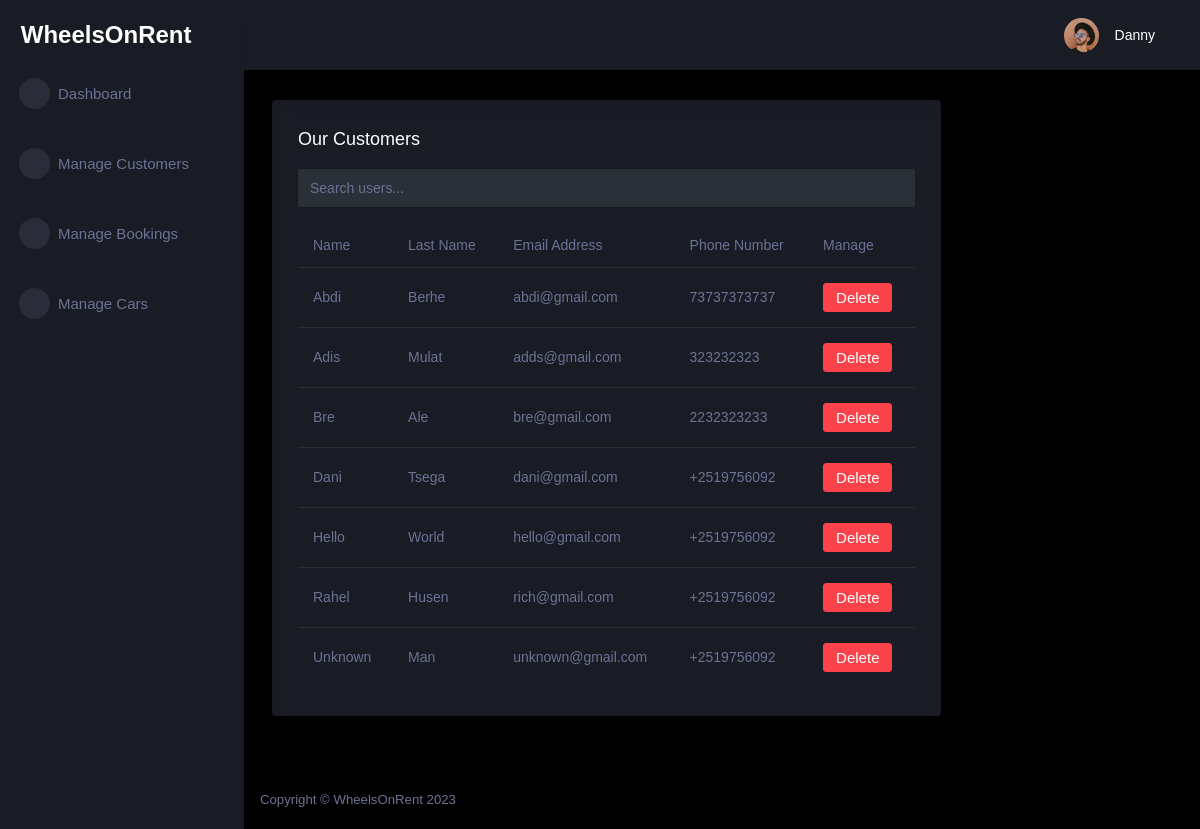
Page /wheels_on_rent/customer/ (signed in) on the earlier database version.
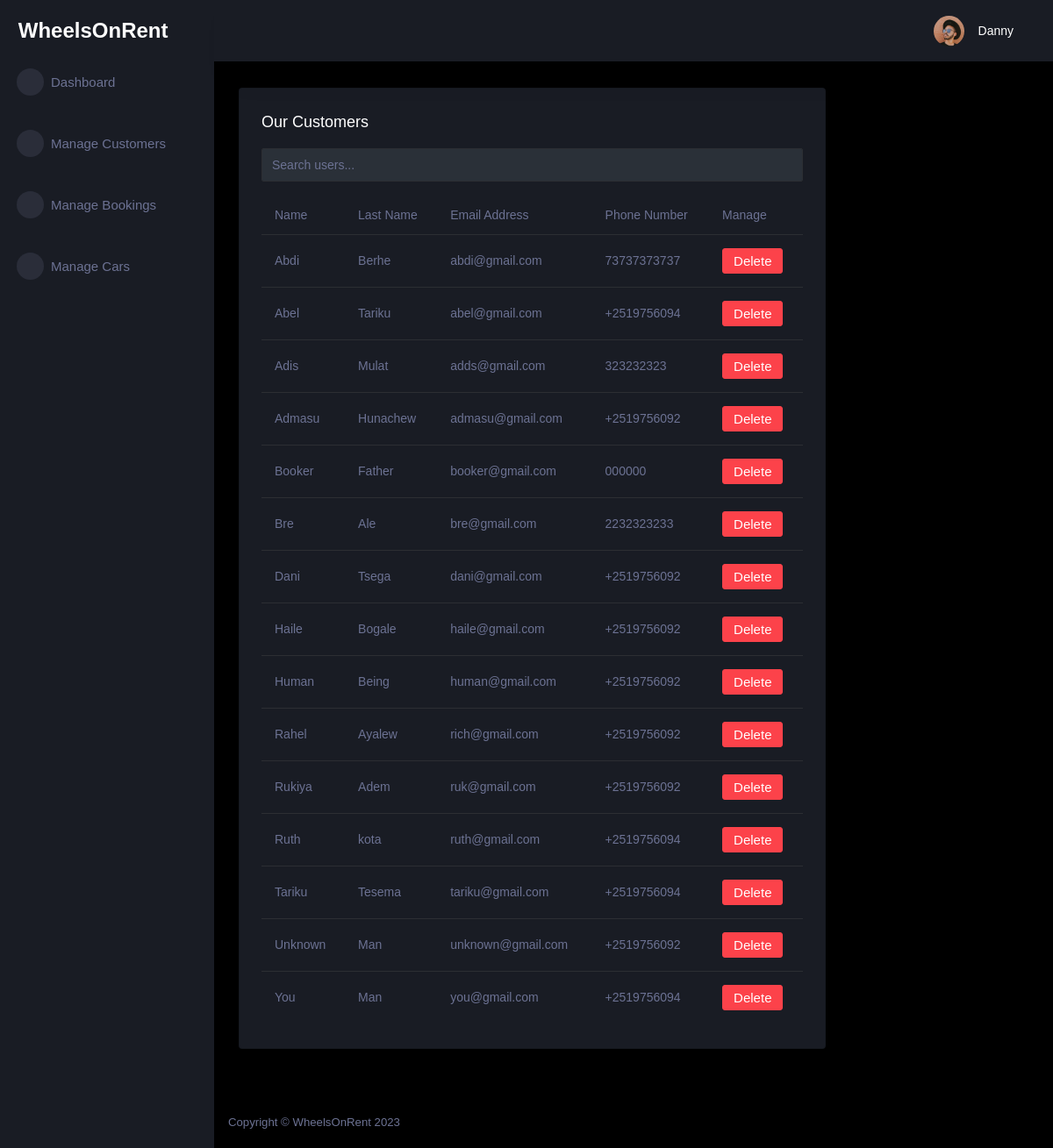
Same page on the later database version.
### tables this page shows
CREATE TABLE customer (
  id INTEGER PRIMARY KEY AUTOINCREMENT,
  name TEXT NOT NULL,
  last_name TEXT NOT NULL,
  phone_number TEXT NOT NULL,
  email TEXT NOT NULL,
  password TEXT NOT NULL,
  role TEXT INTEGER DEFAULT 0
);

### car_app/customer.py (the view)
@bp.route('/')
@login_required
def index():
    db = get_db()
    customers = db.execute(
        'SELECT id, name, last_name, email, phone_number'
        ' FROM customer'
        ' WHERE role = 0'
        ' ORDER BY name ASC'
    ).fetchall()
    return render_template('admin/customer_index.html', customers=customers)

### car_app/customer.py (called while the page is built)
@bp.before_app_request
def load_logged_in_customer():
    customer_id = session.get('customer_id')
    if customer_id is None:
        g.customer = None
    else:
        g.customer = get_db().execute(
            'SELECT * FROM customer WHERE id = ?', (customer_id,)
        ).fetchone()

@bp.after_request
def add_header(response):
    response.headers['Cache-Control'] = 'no-store, no-cache, must-revalidate, max-age=0'
    response.headers['Pragma'] = 'no-cache'
    response.headers['Expires'] = '0'
    return response

def login_required(view):
    @functools.wraps(view)
    def wrapped_view(**kwargs):
        if g.customer is None:
            return redirect(url_for('customer.login'))
        return view(**kwargs)
    return wrapped_view

### car_app/db.py (called while the page is built)
def get_db():
    if 'db' not in g:
        g.db = sqlite3.connect(
            current_app.config['DATABASE'],
            detect_types=sqlite3.PARSE_DECLTYPES
        )
        g.db.row_factory = sqlite3.Row
    return g.db

### car_app/templates/admin/customer_index.html (shortened to what this page needs)
{% extends 'admin/admin_base.html' %}
{% block content %}
<div class="content-wrapper">
<div class="row">
  <div class="col-lg-9 grid-margin stretch-card">
    <div class="card">
      <div class="card-body">
        <h4 class="card-title">Our Customers</h4>
        <div class="mb-3">
          <input type="text" id="searchInput" class="form-control" placeholder="Search users...">
        </div>
        <div class="table-responsive">
          <table class="table">
            <thead>
              <tr>
                <th>Name</th>
                <th>Last Name</th>
                <th>Email Address</th>
                <th>Phone Number</th>
                <th>Manage</th>
              </tr>
            </thead>
            <tbody>
              {% for customer in customers %}
              <tr>
                <td>{{ customer.name }}</td>
                <td>{{ customer.last_name }}</td>
                <td>{{ customer.email }}</td>
                <td>{{ customer.phone_number }}</td>
            <td><form action="{{ url_for('customer.delete', id=customer['id']) }}" method="post"><input class="btn btn-danger" type="submit" value="Delete" onclick="return confirm('Are you sure?')">
              </form></td>
              </tr>
            {% endfor %}
            </tbody>
          </table>
        </div>
      </div>
    </div>
  </div>
</div>
</div>
{% endblock %}

### car_app/templates/admin/admin_base.html (shortened to what this page needs)
<!DOCTYPE html>
<html lang="en">
<head>
    <link rel="stylesheet" href="https://cdn.jsdelivr.net/npm/bootstrap@4.0.0/dist/css/bootstrap.min.css">
    <link rel="stylesheet" href="{{ url_for('static', filename='assets/admin/assets/vendors/mdi/css/materialdesignicons.min.css')}}">
    <link rel="stylesheet" href="{{ url_for('static', filename='assets/admin/assets/vendors/css/vendor.bundle.base.css')}}">
    <link rel="stylesheet" href="{{ url_for('static', filename='assets/admin/assets/vendors/jvectormap/jquery-jvectormap.css')}}">
    <link rel="stylesheet" href="{{ url_for('static', filename='assets/admin/assets/vendors/flag-icon-css/css/flag-icon.min.css')}}">
    <link rel="stylesheet" href="{{ url_for('static', filename='assets/admin/assets/vendors/owl-carousel-2/owl.carousel.min.css')}}">
    <link rel="stylesheet" href="{{ url_for('static', filename='assets/admin/assets/vendors/owl-carousel-2/owl.theme.default.min.css')}}">
    <link rel="stylesheet" href="{{ url_for('static', filename='assets/admin/assets/css/style.css')}}">
</head>
<body>
    {% if g.customer['role'] == 1 %}
    <div class="container-scroller">
        <nav class="sidebar sidebar-offcanvas" id="sidebar">
            <div class="sidebar-brand-wrapper d-none d-lg-flex align-items-center justify-content-center fixed-top">
                <a class="sidebar-brand brand-logo" href="{{ url_for('customer.admin_dashboard') }}" style="text-decoration: none; color: white; font-size: 24px; font-weight: bold; font-family: Verdana, Geneva, Tahoma, sans-serif;">WheelsOnRent</a>
            </div>
            <ul class="nav">
                <li class="nav-item menu-items">
                    <a class="nav-link" href="{{ url_for('customer.admin_dashboard') }}">
                        <span class="menu-icon">
                <i class="mdi mdi-speedometer"></i>
              </span>
                        <span class="menu-title">Dashboard</span>
                    </a>
                </li>
                <br>
                <li class="nav-item menu-items">
                    <a class="nav-link" href="{{ url_for('customer.index') }}">
                        <span class="menu-icon">
                <i class="mdi mdi-playlist-play"></i>
              </span>
                        <span class="menu-title">Manage Customers</span>
                    </a>
                </li>
                <br>
                <li class="nav-item menu-items">
                    <a class="nav-link" href="{{ url_for('booking.index') }}">
                        <span class="menu-icon">
                <i class="mdi mdi-table-large"></i>
              </span>
                        <span class="menu-title">Manage Bookings</span>
                    </a>
                </li>
                <br>
                <li class="nav-item menu-items">
                    <a class="nav-link" href="{{ url_for('car.index') }}">
                        <span class="menu-icon">
                <i class="mdi mdi-car"></i>
              </span>
                        <span class="menu-title">Manage Cars</span>
                    </a>
                </li>
            </ul>
        </nav>
        <div class="container-fluid page-body-wrapper">
            <nav class="navbar p-0 fixed-top d-flex flex-row">
                <div class="navbar-menu-wrapper flex-grow d-flex align-items-stretch">
                    <button class="navbar-toggler navbar-toggler align-self-center" type="button" data-toggle="minimize">
              <span class="mdi mdi-menu"></span>
            </button>
                    <ul class="navbar-nav navbar-nav-right">
                        <li class="nav-item nav-settings d-none d-lg-block">
                            <a class="nav-link" href="#">
                                <i class="mdi mdi-view-grid"></i>
                            </a>
                        </li>
                        <li class="nav-item dropdown">
                            <a class="nav-link" id="profileDropdown" href="#" data-toggle="dropdown">
                                <div class="navbar-profile">
                                    <img class="img-xs rounded-circle" src="{{ url_for('static', filename='assets/admin/assets/images/faces/face15.jpg')}}" alt="">
                                    <p class="mb-0 d-none d-sm-block navbar-profile-name">{{ g.customer['name'] }}</p>
                                    <i class="mdi mdi-menu-down d-none d-sm-block"></i>
                                </div>
                            </a>
                        </li>
                    </ul>
                </div>
            </nav>
            <div class="main-panel">
                {% block content %}{% endblock %}
                <footer class="footer">
                    <div class="d-sm-flex justify-content-center justify-content-sm-between">
                        <span class="text-muted d-block text-center text-sm-left d-sm-inline-block">Copyright © WheelsOnRent 2023</span>
                    </div>
                </footer>
            </div>
        </div>
    </div>
    {% else %}
    <div class="container">
        <div class="alert alert-danger">
            <p>You do not have permission to view this page.</p>
        </div>
    </div>
    {% endif %}
</body>
</html>

Differences in the rows shown:
removed customer: name "Hello", last_name "World", email "hello@gmail.com", phone_number "+2519756092"
added customer: name "Abel", last_name "Tariku", email "abel@gmail.com", phone_number "+2519756094"
added customer: name "Admasu", last_name "Hunachew", email "admasu@gmail.com", phone_number "+2519756092"
added customer: name "Booker", last_name "Father", email "booker@gmail.com", phone_number "000000"
added customer: name "Haile", last_name "Bogale", email "haile@gmail.com", phone_number "+2519756092"
added customer: name "Human", last_name "Being", email "human@gmail.com", phone_number "+2519756092"
changed customer "Rahel": last_name "Husen" → "Ayalew"
added customer: name "Rukiya", last_name "Adem", email "ruk@gmail.com", phone_number "+2519756092"
added customer: name "Ruth", last_name "kota", email "ruth@gmail.com", phone_number "+2519756094"
added customer: name "Tariku", last_name "Tesema", email "tariku@gmail.com", phone_number "+2519756094"
added customer: name "You", last_name "Man", email "you@gmail.com", phone_number "+2519756094"
